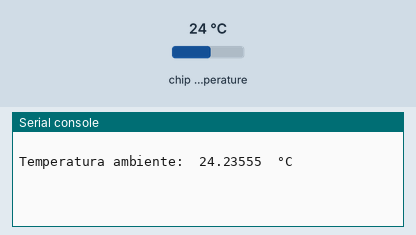
This program was run on a simulated Raspberry Pi Pico running MicroPython. Parts: the last lines printed to the serial console. Inputs (shaded band) come from the test bench; at power-on: chip temperature 24 °C.

Above: at 1.2 s.
1.3 s: chip temperature set to 1 °C
At 2.3 s:
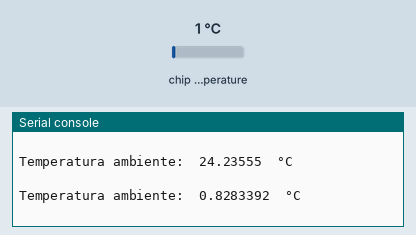
4.0 s: chip temperature set to 11 °C
At 5.1 s:
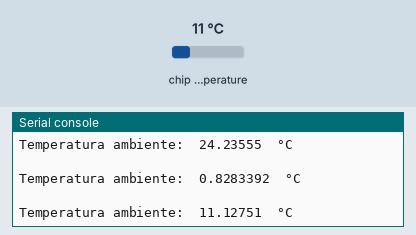
Timing chart, 0 to 7.0 s (numbered marks = the images above; inputs shaded):
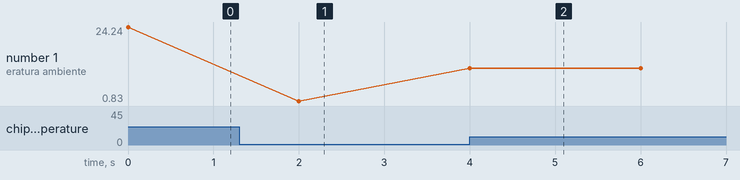

The program:

Termometro.py
```python
#Añadiremos la nueva libreria ADC
from machine import Pin, ADC
import time
#Asignaremos a sensor_temp la lectura ADC del canal 4
sensor_temp = ADC(4)
#Constante de conversion de ADC a Voltaje
conversion_factor = 3.3 / (65535)

while True:
    #Ecuacion para obtener la lectura de voltaje
    lectura = sensor_temp.read_u16() * conversion_factor
    #Ecuación para convertir el voltaje en temperatura
    temperatura = 27 - (lectura - 0.706)/0.001721
    #Imprimimos en consola la temperatura
    print("\nTemperatura ambiente: ", temperatura, " °C")
    #Cada 2s se realizará una nueva lectura
    time.sleep(2)
```

Measured:
- after the input at 1.3 s, the serial console: prints a new line after 0.70 s (image 1)
- after the input at 4.0 s, the serial console: prints a new line at once (image 2)
- plotted number 1: 24.24 → 0.83 after the input at 1.3 s, 0.83 → 11.13 after the input at 4.0 s
